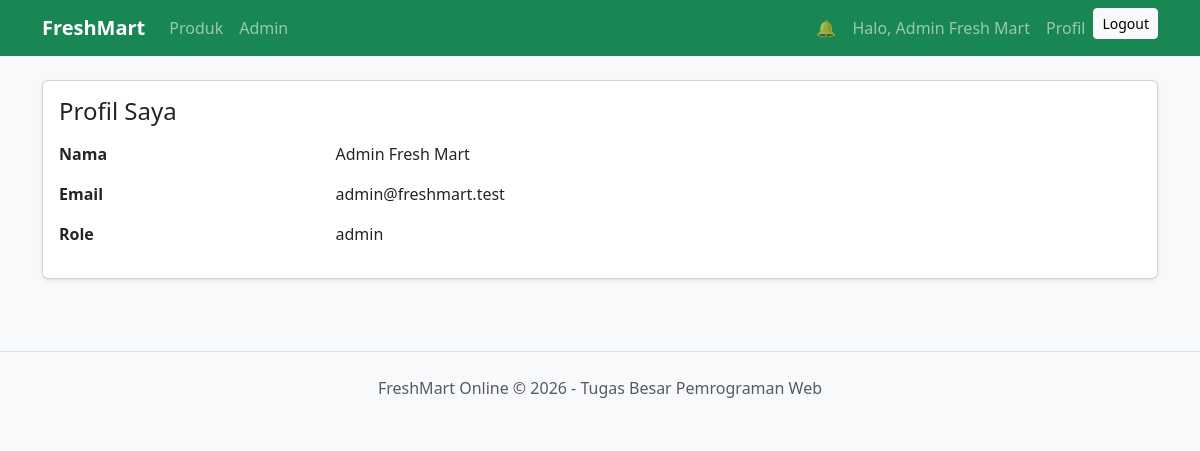
Screenshot of /index.php?page=profile (signed in) with the database file from the repository.
### tables this page shows
CREATE TABLE `users` (
  `id` int(11) NOT NULL,
  `name` varchar(100) NOT NULL,
  `email` varchar(100) NOT NULL,
  `password` varchar(255) NOT NULL,
  `role` enum('buyer','seller','admin') NOT NULL DEFAULT 'buyer',
  `seller_status` enum('pending','approved','rejected') DEFAULT 'approved',
  `created_at` datetime DEFAULT current_timestamp()
);

### src/views/buyer/profile.php (the view, shortened to what this page needs)
<div class="card shadow-sm">
    <div class="card-body">
        <h4 class="mb-3">Profil Saya</h4>
        <div class="row mb-3">
            <div class="col-md-3 fw-bold">Nama</div>
            <div class="col-md-9"><?= e($user['name'] ?? '-') ?></div>
        </div>
        <div class="row mb-3">
            <div class="col-md-3 fw-bold">Email</div>
            <div class="col-md-9"><?= e($user['email'] ?? '-') ?></div>
        </div>
        <div class="row mb-3">
            <div class="col-md-3 fw-bold">Role</div>
            <div class="col-md-9"><?= e($user['role'] ?? '-') ?></div>
        </div>
    </div>
</div>

### src/views/layouts/header.php (shortened to what this page needs)
<?php
$user = $_SESSION['user'] ?? null;
?>
<!doctype html>
<html lang="id">
<head>
    <link href="https://cdn.jsdelivr.net/npm/bootstrap@5.3.3/dist/css/bootstrap.min.css" rel="stylesheet">
    <link rel="stylesheet" href="src/assets/css/style.css">
</head>
<body>
    <nav class="navbar navbar-expand-lg navbar-dark bg-success sticky-top">
        <div class="container"><a class="navbar-brand fw-bold" href="index.php">FreshMart</a>
            <div class="collapse navbar-collapse" id="nav">
                <ul class="navbar-nav me-auto">
                    <li class="nav-item"><a class="nav-link" href="index.php?page=products">Produk</a></li>
                    <?php if ($user && $user['role'] === 'seller'): ?>
                        <li><a class="nav-link" href="index.php?page=seller-dashboard">Seller</a></li>
                    <?php endif; ?><?php if ($user && $user['role'] === 'admin'): ?>
                        <li><a class="nav-link" href="index.php?page=admin-dashboard">Admin</a></li><?php endif; ?>
                </ul>
                <ul class="navbar-nav"><?php if ($user): ?>
                        <li class="nav-item"><a class="nav-link" href="index.php?page=notifications">🔔</a></li>
                        <li class="nav-item"><span class="nav-link">Halo, <?= e($user['name']) ?></span></li>
                        <li class="nav-item">
                            <a class="nav-link" href="index.php?page=profile">
                                Profil
                            </a>
                        </li>
                        <li><a class="btn btn-light btn-sm" href="index.php?page=logout">Logout</a></li><?php else: ?>
                        <li><a class="btn btn-light btn-sm me-2" href="index.php?page=login">Login</a></li>
                        <li><a class="btn btn-outline-light btn-sm" href="index.php?page=register">Register</a></li>
                    <?php endif; ?>
                </ul>
            </div>
        </div>
    </nav>
    <main class="py-4">
        <div class="container"><?php if (isset($_SESSION['success'])): ?>
                <div class="alert alert-success"><?= e($_SESSION['success']);
                unset($_SESSION['success']); ?></div>
            <?php endif; ?><?php if (isset($_SESSION['error'])): ?>
                <div class="alert alert-danger"><?= e($_SESSION['error']);
                unset($_SESSION['error']); ?></div><?php endif; ?>

### src/assets/css/style.css (style rules this page uses)
body { background: #f8f9fa }

### rows the page displays
users: name "Admin Fresh Mart", email "admin@freshmart.test", role "admin"
